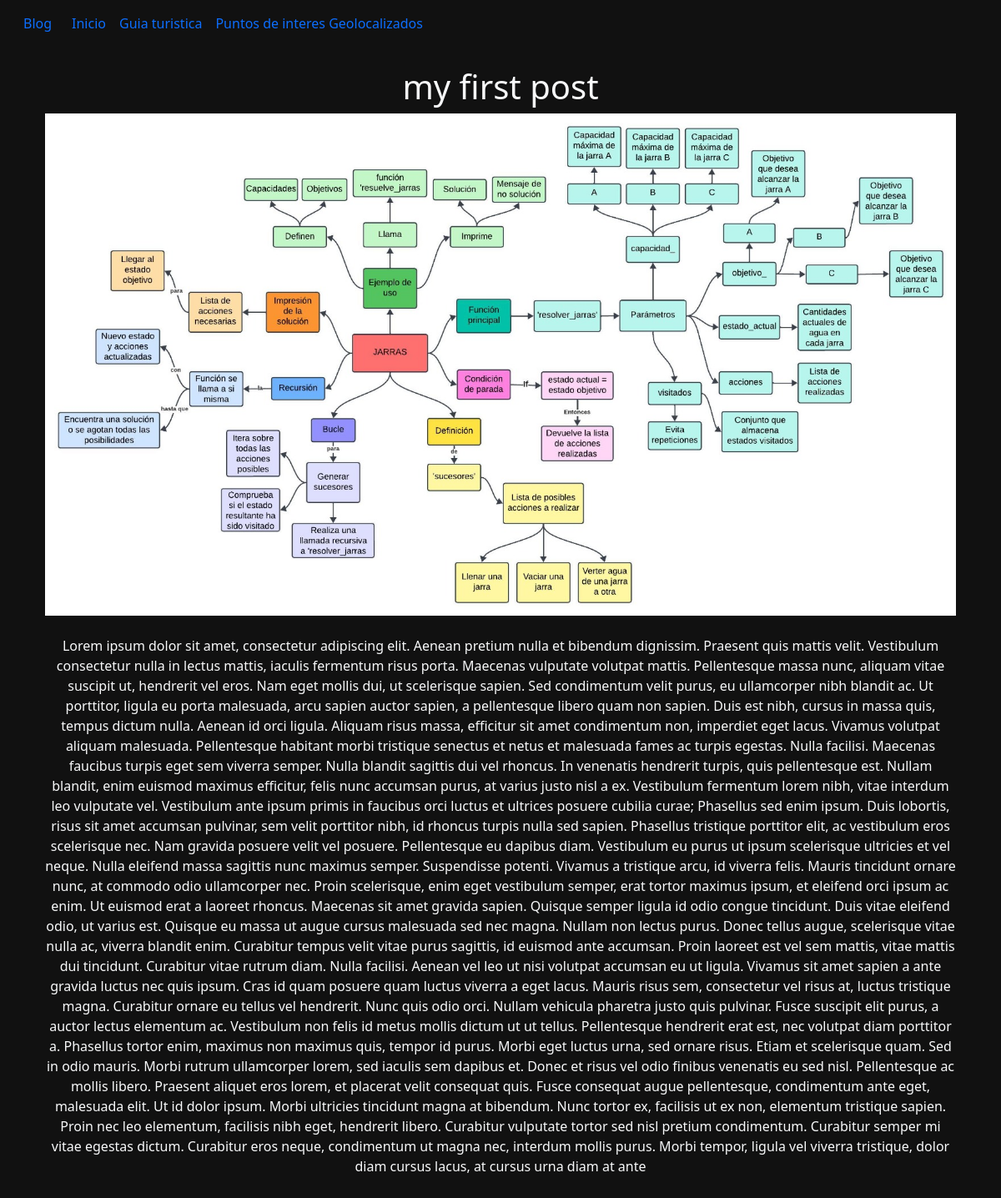
The page /blog/1 on the database its author committed.
### blog/models.py (models this page shows)
class Post(models.Model):
    title = models.CharField(max_length=100)
    description = models.TextField()
    image = models.ImageField(upload_to="blog/images")
    date = models.DateField(default=datetime.date.today)

### blog/views.py (the view)
# urls.py: path("<int:post_id>", views.post_detail, name="post_detail"),
def post_detail(request, post_id):
    post = get_object_or_404(Post, pk=post_id)
    return render(request, "post_detail.html", {"post": post})

### blog/templates/post_detail.html (shortened to what this page needs)
{% extends 'layout.html' %}
{% block content %}
<div class="text-center">
    <h1>{{post.title}}</h1>
    <img src="{{post.image.url}}" alt="{{post.title}}" class="img-fluid">
    <div class="my-4">
        {{post.description|safe}}
    </div>
</div>
{% endblock %}

### porfolio/static/main.css (style rules this page uses)
body { background: #111111; }

### rows shown on the page
Post: title "my first post", image (picture), description "Lorem ipsum dolor sit amet, consectetur adipiscing elit. Aenean pretium nulla et bibendum dignissim. Praesent quis mattis velit. Vestibulum consectetur nulla in lectus mattis, iaculis fermentum risus porta. Maecenas vulputate volutpat mattis. Pellentesque massa nunc, aliquam vitae suscipit ut, hendrerit vel eros. Nam eget mollis dui, ut scelerisque sapien. Sed condimentum velit purus, eu ullamcorper nibh blandit ac. Ut porttitor, ligula eu porta malesuada, arcu sapien auctor sapien, a pellentesque libero quam non sapien. Duis est nibh, cursus in massa quis, tempus dictum nulla. Aenean id orci ligula. Aliquam risus massa, efficitur sit amet condimentum non, imperdiet eget lacus. Vivamus…"
